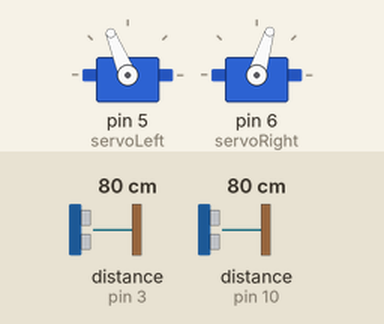
Simulated run of this sketch. Board: Arduino Uno, built with avr-gcc and run on an emulated ATmega328P. Shown: 2 × servo. Inputs (shaded band) come from the test bench; at power-on: distance to the obstacle (sensors on pin 3, pin 10) 80 cm. The echo pulse lasts 58.3 µs per cm.

Above: at 1.6 s.
1.7 s: distance to the obstacle (sensor on pin 3) set to 12 cm
3.8 s: distance to the obstacle (sensor on pin 3) set to 9 cm
At 5.0 s:
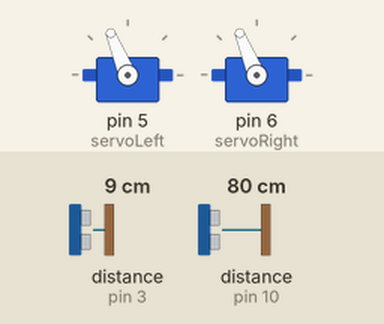
5.7 s: distance to the obstacle (sensor on pin 3) set to 18 cm
At 7.4 s:
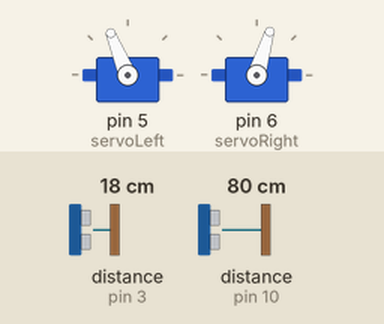
7.7 s: distance to the obstacle (sensor on pin 10) set to 12 cm
9.2 s: distance to the obstacle (sensor on pin 10) set to 9 cm
At 10.6 s:
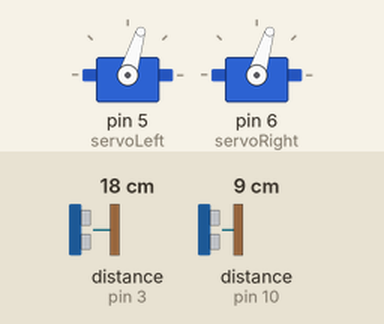
10.9 s: distance to the obstacle (sensor on pin 10) set to 18 cm
At 12.1 s:
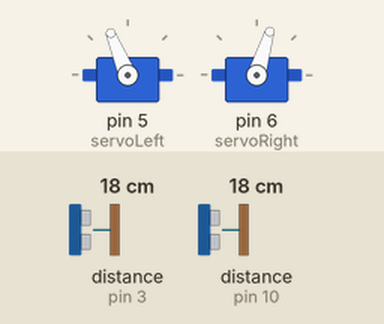
Timing chart, 0 to 13.5 s (numbered marks = the images above; inputs shaded):
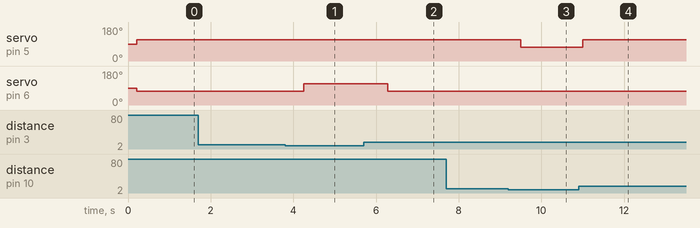

Measured:
- the behaviour switches between 11 and 10 cm on distance to the obstacle (sensor on pin 3) (found by bisection; images 0 and 1)
- the behaviour switches between 11 and 10 cm on distance to the obstacle (sensor on pin 10) (found by bisection; images 2 and 3)
- after the input at 1.7 s, every drawn part: stays the same
- after the input at 3.8 s, servo on pin 6 (servoRight): 73° → 112° after 0.45 s
- after the input at 5.7 s, servo on pin 6 (servoRight): 112° → 73° after 0.58 s
- after the input at 7.7 s, every drawn part: stays the same
- after the input at 9.2 s, servo on pin 5 (servoLeft): 112° → 73° after 0.30 s
- after the input at 10.9 s, servo on pin 5 (servoLeft): 73° → 112° after 0.11 s

The sketch:

sensor_servo_v2.ino
```cpp
#include <NewPing.h>    //actually worked
#include <Servo.h>

Servo servoLeft;
Servo servoRight;

//NewPing setup of pins and maximum distance
#define TRIGGER_PIN_1 2  //left sensor
#define ECHO_PIN_1 3     //left sensor
#define TRIGGER_PIN_2 9  //right sensor
#define ECHO_PIN_2 10     //right sensor
#define MAX_DISTANCE 100 // Maximum distance we want to ping for (in centimeters).

NewPing sonarL(TRIGGER_PIN_1, ECHO_PIN_1, MAX_DISTANCE);  //only two sensors for now, L and R
NewPing sonarR(TRIGGER_PIN_2, ECHO_PIN_2, MAX_DISTANCE);  //until we figure out how to mount a front one
int x;
int y;

void setup() {

  servoLeft.attach(5);
  servoRight.attach(6);

}

void loop() {   //will it loop?
    x = sonarL.ping_cm();
    delay (200);      //timing?
    y = sonarR.ping_cm();
    if (x <= 10 && x != 0) {    //if ping goes over max distance 0 is returned
       // Turn right in place
  servoLeft.writeMicroseconds(1700);         // Left wheel counterclockwise
  servoRight.writeMicroseconds(1700);        // Right wheel counterclockwise
  delay(300);             //can be shorter
    }
    else if (y <= 10 && y != 0) {
      // Turn left in place
  servoLeft.writeMicroseconds(1300);         // Left wheel clockwise
  servoRight.writeMicroseconds(1300);        // Right wheel clockwise
  delay(300);             //left turn is too sharp. Shorter timing?
    }
    else {
      // Full speed forward
  servoLeft.writeMicroseconds(1700);         // Left wheel counterclockwise   //Would reducing the value decresase speed?
  servoRight.writeMicroseconds(1300);        // Right wheel clockwise
  delay(600);         //likewise, may need shorter timing to reduce offset
    }
}
```
